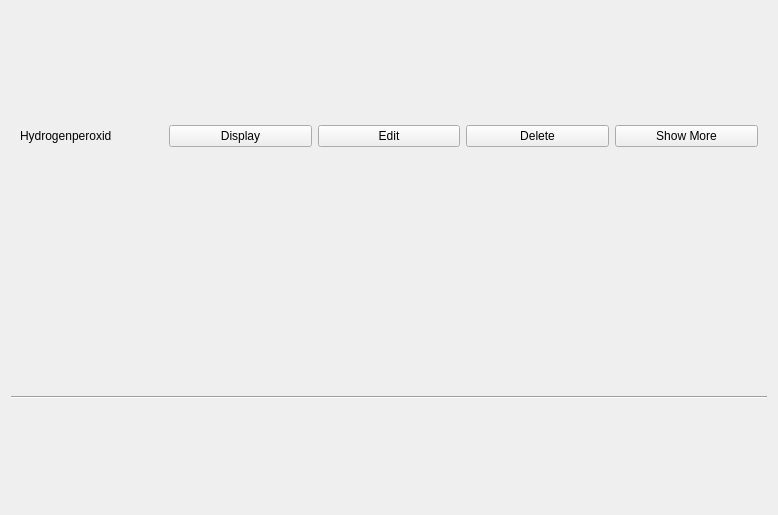
<?xml version="1.0" encoding="UTF-8"?>
<ui version="4.0">
 <class>MoleculeDetails</class>
 <widget class="QFrame" name="MoleculeDetails">
  <property name="geometry">
   <rect>
    <x>0</x>
    <y>0</y>
    <width>778</width>
    <height>515</height>
   </rect>
  </property>
  <property name="sizePolicy">
   <sizepolicy hsizetype="Preferred" vsizetype="Minimum">
    <horstretch>0</horstretch>
    <verstretch>0</verstretch>
   </sizepolicy>
  </property>
  <property name="windowTitle">
   <string>Frame</string>
  </property>
  <property name="styleSheet">
   <string notr="true"/>
  </property>
  <layout class="QVBoxLayout" name="verticalLayout">
   <property name="spacing">
    <number>0</number>
   </property>
   <property name="sizeConstraint">
    <enum>QLayout::SetMinimumSize</enum>
   </property>
   <item>
    <widget class="QFrame" name="horizontalFrame_2">
     <property name="sizePolicy">
      <sizepolicy hsizetype="Preferred" vsizetype="Fixed">
       <horstretch>0</horstretch>
       <verstretch>0</verstretch>
      </sizepolicy>
     </property>
     <property name="styleSheet">
      <string notr="true"/>
     </property>
     <layout class="QHBoxLayout" name="horizontalLayout_2">
      <property name="spacing">
       <number>6</number>
      </property>
      <property name="sizeConstraint">
       <enum>QLayout::SetMinimumSize</enum>
      </property>
      <property name="bottomMargin">
       <number>0</number>
      </property>
      <item>
       <widget class="QLabel" name="molecule_name">
        <property name="sizePolicy">
         <sizepolicy hsizetype="Preferred" vsizetype="Fixed">
          <horstretch>0</horstretch>
          <verstretch>0</verstretch>
         </sizepolicy>
        </property>
        <property name="text">
         <string>Hydrogenperoxid</string>
        </property>
       </widget>
      </item>
      <item>
       <widget class="QPushButton" name="display_btn">
        <property name="text">
         <string>Display</string>
        </property>
       </widget>
      </item>
      <item>
       <widget class="QPushButton" name="edit_btn">
        <property name="text">
         <string>Edit</string>
        </property>
       </widget>
      </item>
      <item>
       <widget class="QPushButton" name="delete_btn">
        <property name="text">
         <string>Delete</string>
        </property>
       </widget>
      </item>
      <item>
       <widget class="QPushButton" name="more_less_btn">
        <property name="text">
         <string>Show More</string>
        </property>
       </widget>
      </item>
     </layout>
    </widget>
   </item>
   <item>
    <widget class="QFrame" name="colours_frame">
     <property name="sizePolicy">
      <sizepolicy hsizetype="Preferred" vsizetype="Fixed">
       <horstretch>0</horstretch>
       <verstretch>0</verstretch>
      </sizepolicy>
     </property>
     <property name="styleSheet">
      <string notr="true">border: none;</string>
     </property>
     <property name="frameShape">
      <enum>QFrame::StyledPanel</enum>
     </property>
     <property name="frameShadow">
      <enum>QFrame::Raised</enum>
     </property>
     <layout class="QFormLayout" name="formLayout">
      <property name="sizeConstraint">
       <enum>QLayout::SetMinimumSize</enum>
      </property>
      <property name="verticalSpacing">
       <number>0</number>
      </property>
      <property name="topMargin">
       <number>0</number>
      </property>
     </layout>
    </widget>
   </item>
   <item>
    <spacer name="verticalSpacer">
     <property name="orientation">
      <enum>Qt::Vertical</enum>
     </property>
     <property name="sizeType">
      <enum>QSizePolicy::Fixed</enum>
     </property>
     <property name="sizeHint" stdset="0">
      <size>
       <width>20</width>
       <height>30</height>
      </size>
     </property>
    </spacer>
   </item>
   <item>
    <widget class="Line" name="line">
     <property name="orientation">
      <enum>Qt::Horizontal</enum>
     </property>
    </widget>
   </item>
  </layout>
 </widget>
 <resources/>
 <connections/>
</ui>
